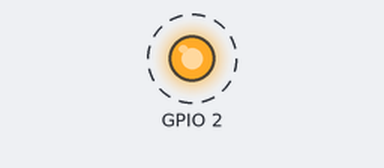
A sketch run on a simulated ESP32. On the bench: output pins drawn as LEDs (lit = HIGH). Dashed ring = blinking. What the sketch prints to the serial monitor is not drawn.

Above: at 2.5 s.
Timing chart, 0 to 6.6 s (numbered marks = the images above):
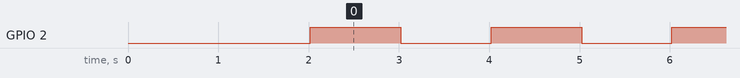

The sketch:

ESP32_Recovery_Test.ino
```cpp
/*
 * ESP32 Recovery Test
 *
 * UPLOAD THIS FIRST if you're getting flash read errors
 *
 * This minimal sketch verifies:
 * - ESP32 can boot properly
 * - Flash memory is working
 * - Serial communication works
 * - Built-in LED functions
 *
 * If this works, you can proceed with buzzer testing.
 */

#include <Arduino.h>

void setup() {
  Serial.begin(115200);
  delay(2000);  // Give time for serial monitor

  Serial.println("🔧 ESP32 Recovery Test");
  Serial.println("=====================");
  Serial.println("✅ ESP32 booted successfully!");
  Serial.println("✅ Flash memory is working!");
  Serial.println("✅ Serial communication active!");

  // Setup built-in LED
  pinMode(2, OUTPUT);
  Serial.println("✅ GPIO initialized!");

  Serial.println("\n🔄 Starting heartbeat test...");
  Serial.println("You should see the built-in LED blinking.");
  Serial.println("If you see this message and LED blinks, ESP32 is healthy!");
}

void loop() {
  // Blink built-in LED
  digitalWrite(2, HIGH);
  Serial.println("💓 Heartbeat - LED ON");
  delay(1000);

  digitalWrite(2, LOW);
  Serial.println("💓 Heartbeat - LED OFF");
  delay(1000);

  // Show uptime
  static unsigned long lastReport = 0;
  if (millis() - lastReport > 10000) {  // Every 10 seconds
    lastReport = millis();
    Serial.printf("⏱️ Uptime: %lu seconds\n", millis() / 1000);
    Serial.println("🎯 ESP32 is stable and ready for buzzer testing!");
  }
} 
```

Measured:
- by itself, GPIO 2: alternates HIGH for 1.0 s and LOW for 1.0 s
